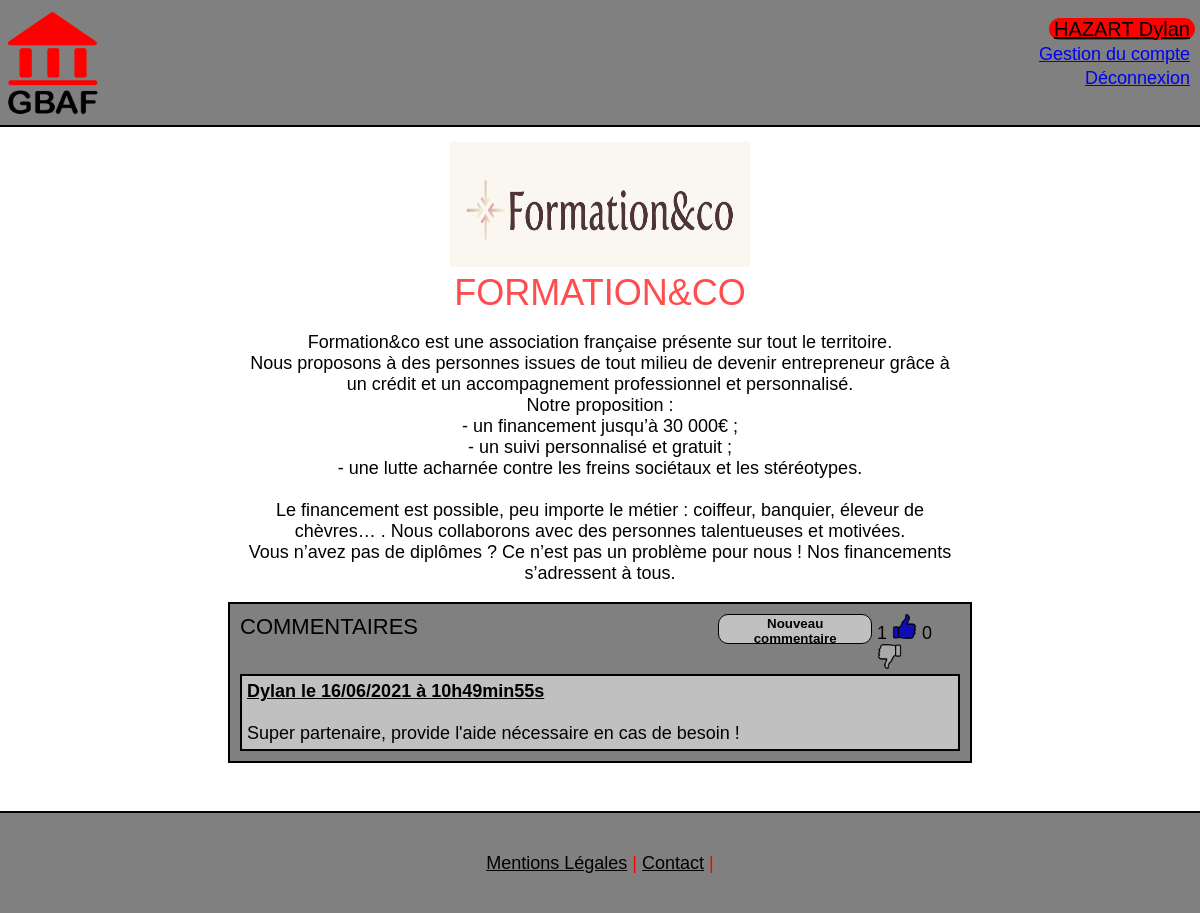
Screenshot of /actors.php?acteur=1 (signed in) with the database file from the repository.
### tables this page shows
CREATE TABLE `acteur` (
  `id_acteur` int(11) NOT NULL,
  `acteur` varchar(255) NOT NULL,
  `description` text NOT NULL,
  `logo` varchar(255) NOT NULL
);

CREATE TABLE `post` (
  `id_post` int(11) NOT NULL,
  `id_user` int(11) NOT NULL,
  `id_acteur` int(11) NOT NULL,
  `date_add` datetime NOT NULL,
  `post` text NOT NULL
);

CREATE TABLE `account` (
  `id_user` int(11) NOT NULL,
  `nom` varchar(255) NOT NULL,
  `prenom` varchar(255) NOT NULL,
  `username` varchar(255) NOT NULL,
  `password` varchar(255) NOT NULL,
  `question` varchar(255) NOT NULL,
  `reponse` varchar(255) NOT NULL
);

### actors.php (the view, shortened to what this page needs)
<!DOCTYPE html>
<html lang="fr">
    <head>
    	<link rel="stylesheet" href="css/style.css"/>
    </head>
    <body>
    	<header class="site-header-container">
			<div class="site-header-content"><?php include 'header.php'; ?></div>
		</header>
    	<?php
		try
		{
			$bdd = new PDO('mysql:host=localhost;dbname=oc_gbaf;charset=utf8', 'root', 'root');
		}
		catch(Exception $e)
		{
		    die('Erreur : '.$e->getMessage());
		}
		$id_acteur = $_GET['acteur'];
		$req = $bdd->prepare('SELECT id_acteur, acteur, description, logo FROM acteur WHERE id_acteur = :id_acteur');
		$req->execute(array(
			'id_acteur' => $id_acteur));
		$donnees = $req->fetch();
		?>
		<section class="actor-section-container">
			<img alt="Logo partenaire" src="img/<?php echo htmlspecialchars($donnees['logo']); ?>" alt="Image de présentation de l'acteur">
			<h2>
				<?php echo htmlspecialchars($donnees['acteur']); ?>
			</h2>
			<p>
				<?php echo nl2br(htmlspecialchars($donnees['description'])); ?>
			</p>
		</section>
		<section id="post-list-container">
			<div id="post-list-content-title">
				<h3>COMMENTAIRES</h3>
				<form id="form-add-post-button" method="post" action="add_post.php?acteur=<?php echo $id_acteur;?>">
					<button name="addPostBtn" type="submit" value="addPost">Nouveau commentaire</button>
				</form>
				<div id="likesystem-container">
					<?php include 'likesystem.php'; ?>
				</div>
			</div>
			<?php
			$req = $bdd->prepare('SELECT a.prenom prénom, p.post post, DATE_FORMAT(p.date_add, \'%d/%m/%Y à %Hh%imin%ss\') date_commentaire FROM post p INNER JOIN account a ON p.id_user = a.id_user  WHERE id_acteur = :id_acteur  ORDER BY date_add');
			$req->execute(array(
				'id_acteur' => $id_acteur));
			while($donnees = $req->fetch())
			{
			?>
				<article class="ActorPost">
					<h4><span class="NomDatePost"><strong><?php echo htmlspecialchars($donnees['prénom']); ?></strong> le <?php echo $donnees['date_commentaire']; ?></span></h4>
					<br/>
					<p><?php echo nl2br(htmlspecialchars($donnees['post'])); ?></p>
				</article>
			<?php
			}
			?>
		</section>
		<footer class="site-footer-container">
			<div class="site-footer-content"><?php include 'footer.php'; ?></div>
		</footer>
	</body>
</html>

### css/style.css (style rules this page uses)
body { margin: 0px 0px 150px 0px; font: 18px "Comic Sans", sans-serif; }
h2 { font: 26px "Comic Sans", sans-serif; }
h3 { font: 22px "Comic Sans", sans-serif; }
.site-header-content { height: 125px; display: flex; flex-direction: row; border-bottom: 2px solid black; background-color: rgb(128,128,128); justify-content: center; }
.site-footer-content { display: flex; flex-direction: row; align-items: center; justify-content: center; height: 100px; width: 100%; background-color: rgb(128,128,128); border-top: 2px solid black; position: fixed; bottom: 0; }
.actor-section-container { display: flex; flex-direction: column; text-align: center; margin: 15px auto 0px auto; width: 60%; }
.actor-section-container h2 { font-size: 36px; color: rgba(255,0,0,0.7); margin: 5px 0px 0px 0px; text-transform: uppercase; }
.actor-section-container img { height: 125px; width: 300px; margin-left: auto; margin-right: auto; }
#post-list-container { display: flex; flex-direction: column; border: 2px solid black; background-color: rgb(128,128,128); padding: 10px; width: 60%; margin-left: auto; margin-right: auto; }
#post-list-content-title { display: flex; flex-direction: row; }
#post-list-content-title h3 { margin: 0px; margin-bottom: 20px; width: 68%; }
#form-add-post-button { margin-right: 5px; }
#form-add-post-button button { height: 30px; background-color: rgb(192,192,192); font-weight: 600; border: 1px solid black; border-radius: 10px; }
.ActorPost { border: 2px solid black; background-color: rgb(192,192,192); padding: 5px; }
.ActorPost p, h4 { margin: 0px; }
.NomDatePost { text-decoration: underline; }

### rows the page displays
acteur: logo (picture), acteur "FORMATION&CO", description "Formation&co est une association française présente sur tout le territoire. Nous proposons à des personnes issues de tout milieu de devenir entrepreneur grâce à un crédit et un accompagnement professionnel et personnalisé. Notre proposition : - un financement jusqu’à 30 000€ ; - un suivi personnalisé et gratuit ; - une lutte acharnée contre les freins sociétaux et les stéréotypes. Le financement est possible, peu importe le métier : coiffeur, banquier, éleveur de chèvres… . Nous collaborons avec des personnes talentueuses et motivées. Vous n’avez pas de diplômes ? Ce n’est pas un problème pour nous ! Nos financements s’adressent à tous."
post: id_user.prenom "Dylan", date_commentaire "16/06/2021 à 10h49min55s", post "Super partenaire, provide l'aide nécessaire en cas de besoin !"

### other values shown
$_SESSION['nom'] "HAZART"
$_SESSION['prenom'] "Dylan"
getLikes($id_acteur) "1"
getDislikes($id_acteur) "0"
